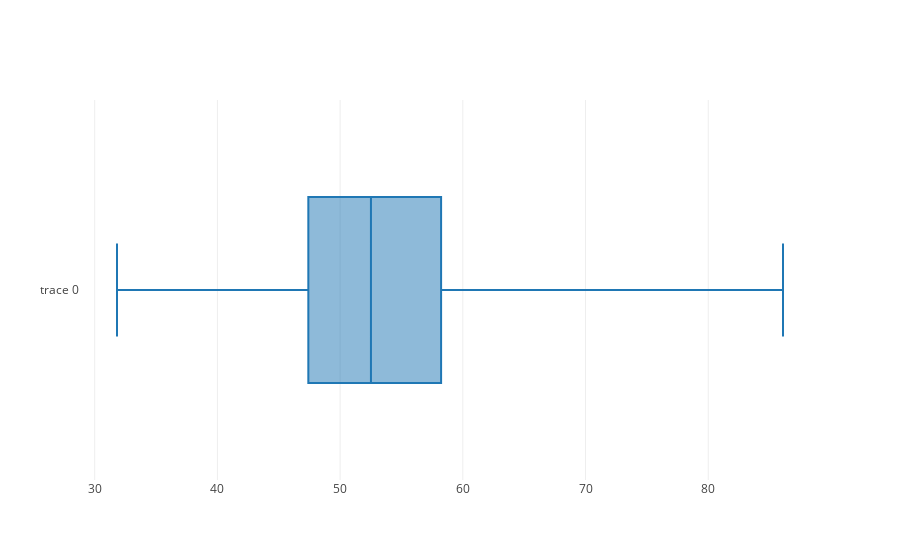

Source (notebook cell):
### Code cell
trace = go.Box(x=tempo)
data = [trace]
layout = go.Layout()
fig = go.Figure(data, layout)
py.iplot(fig)

### Figure 1 — Plotly figure (JSON) as saved in the notebook; plotly's stock layout.template omitted (floating-point values rounded to 4 significant figures; data arrays with more than 128 entries replaced by an {"elided": "..."} marker saying what was removed)
{"data": [{"boxpoints": false, "type": "box", "uid": "a2e4554a-c7d1-11e8-9630-4feaef0f4143", "x": {"elided": "1242 float values"}}], "layout": {}}
